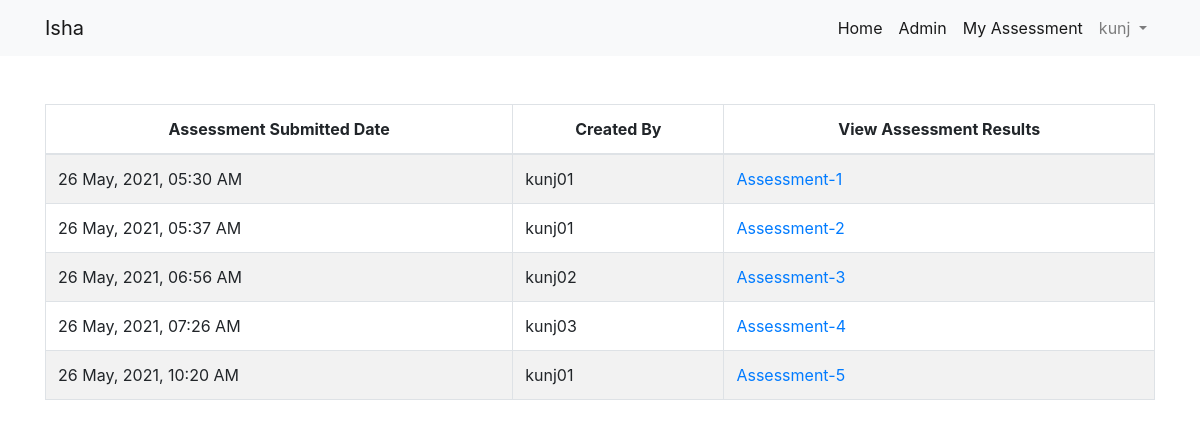
Screenshot of /myassment/ (signed in) with the database file from the repository.
### assessment/models.py (models this page shows, shortened)
class userAssements(models.Model):
    A1 = models.PositiveIntegerField()
    E1 = models.PositiveIntegerField()
    P1 = models.PositiveIntegerField()
    N1 = models.PositiveIntegerField()
    A2 = models.PositiveIntegerField()
    H1 = models.PositiveIntegerField()
    M1 = models.PositiveIntegerField()
    R1 = models.PositiveIntegerField()
    M2 = models.PositiveIntegerField()
    E2 = models.PositiveIntegerField()
    Lon = models.PositiveIntegerField()
    H2 = models.PositiveIntegerField()
    P2 = models.PositiveIntegerField()
    N2 = models.PositiveIntegerField()
    A3 = models.PositiveIntegerField()
    N3 = models.PositiveIntegerField()
    E3 = models.PositiveIntegerField()
    H3 = models.PositiveIntegerField()
    R2 = models.PositiveIntegerField()
    M3 = models.PositiveIntegerField()
    R3 = models.PositiveIntegerField()
    P3 = models.PositiveIntegerField()
    hap = models.PositiveIntegerField()
    Q1 = models.CharField(blank=True,max_length=200)
    Q2 = models.CharField(blank=True,max_length=200)
    Q3 = models.CharField(blank=True,max_length=200)
    Q4 = models.CharField(blank=True,max_length=200)
    Q5 = models.CharField(blank=True,max_length=200)
    Q6 = models.CharField(blank=True,max_length=200)
    Q7 = models.CharField(blank=True,max_length=200)
    Q8 = models.CharField(blank=True,max_length=200)
    Q9 = models.CharField(blank=True,max_length=200)
    Q10 = models.CharField(blank=True,max_length=200)
    Q11 = models.CharField(blank=True,max_length=200)
    Q12 = models.CharField(blank=True,max_length=200)
    going_beyond_stress = models.BooleanField(default=False)
    finding_sustained_happiness = models.BooleanField(default=False)
    mental_emotional_wellness = models.BooleanField(default=False)
    positive_parenting = models.BooleanField(default=False)
    healthy_relationship = models.BooleanField(default=False)
    accelerated_professional_growth = models.BooleanField(default=False)
    healthy_lifestyle = models.BooleanField(default=False)
    created_date = models.DateTimeField(auto_now=True,blank=True)
    user = models.ForeignKey(User, on_delete=models.CASCADE)

### assessment/views.py (the view)
# urls.py: path('myassment/',views.assementList.as_view(),name="myassmentment")
class assementList(ListView):
    context_object_name = 'myAssments'
    model = models.userAssements
    def get_queryset(self):
        assessmentList = {}
        if self.request.user.is_superuser:
            assessmentList = models.userAssements.objects.all()
        else:
            assessmentList = models.userAssements.objects.filter(user=self.request.user)
        return assessmentList

### assessment/templates/assessment/userassements_list.html
{% extends "assessment/base.html" %}
{% block body_block %}
<table id="list-table" class="table table-striped table-bordered mt-5">
  <thead>
    <tr>
      <th>Assessment Submitted Date</th>
      {% if user.is_superuser %}
        <th>Created By</th>
      {% endif %}
      <th>View Assessment Results</th>
    </tr>
  </thead>
  <tbody>
    {% if myAssments|length > 0 %}
      {% for assessment in myAssments %}
          <tr>
            <td>{{assessment.created_date|date:"d M, Y, h:i A"}}</td>
            {% if user.is_superuser %}
              <td>{{assessment.user.username}}</td>
            {% endif %}
            <td> <a href="{% url 'assessment:result' pk=assessment.pk %}">Assessment-{{forloop.counter}}</a></td>
          </tr>
      {% endfor %}
    {% else %}
      <tr>
        <td colspan="2" class="text-center">Not Any Assessment Submitted.</td>
      </tr>
    {% endif %}
  </tbody>
</table>
{% endblock %}

### assessment/templates/assessment/base.html (shortened to what this page needs)
<!DOCTYPE html>
{% load static %}
<html lang="en" dir="ltr">
  <head>
    <link rel="stylesheet" href="https://maxcdn.bootstrapcdn.com/bootstrap/4.5.2/css/bootstrap.min.css">
  <link rel="stylesheet" href="{% static 'css/mystyle.css' %}">
  </head>
  <body>
    <nav class="navbar navbar-expand-lg navbar-light bg-light">
      <div class="container">
        <a class="navbar-brand" href="{% url 'assessment:home' %}">Isha</a>
        <div class="collapse navbar-collapse" id="navbarNavAltMarkup">
          <div class="navbar-nav">
            {% if user.is_authenticated %}
              <a class="nav-item nav-link active" href="{% url 'assessment:home' %}">Home</a>
              {% if user.is_superuser %}
                <a class="nav-item nav-link active" href="{% url 'admin:index' %}">Admin</a>
              {% endif %}
              <a class="nav-item nav-link active" href="{% url 'assessment:myassmentment' %}">My Assessment</a>
              <li class="nav-item dropdown">
                <a class="nav-link dropdown-toggle" href="#" id="navbarDropdownMenuLink" data-toggle="dropdown" aria-haspopup="true" aria-expanded="false">
                  {{user.username}}
                </a>
              </li>
            {% else %}
              <a href="{% url 'assessment:user_login' %}" class="nav-item nav-link" >Login</a>
            {% endif %}
          </div>
        </div>
      </div>
    </nav>
    <div class="container">
      {% block body_block %}
      {% endblock %}
    </div>
  </body>
</html>

### assessment/static/css/mystyle.css (style rules this page uses)
th { text-align: center; }
.navbar-nav { margin-left: auto !important; }

### rows the page displays
userAssements: created_date "26 May, 2021, 05:30 AM", user.username "kunj01"
userAssements: created_date "26 May, 2021, 05:37 AM", user.username "kunj01"
userAssements: created_date "26 May, 2021, 06:56 AM", user.username "kunj02"
userAssements: created_date "26 May, 2021, 07:26 AM", user.username "kunj03"
userAssements: created_date "26 May, 2021, 10:20 AM", user.username "kunj01"

### other values shown
{{ user.username }} "kunj"
